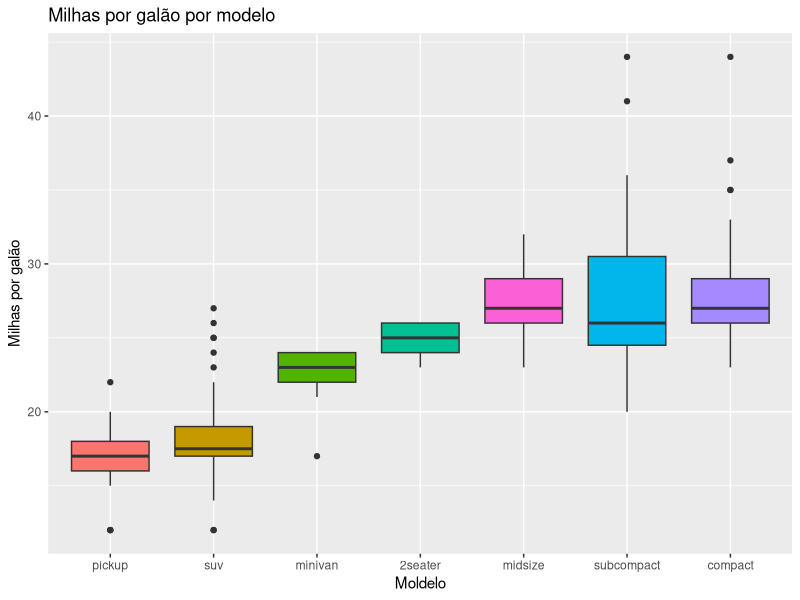
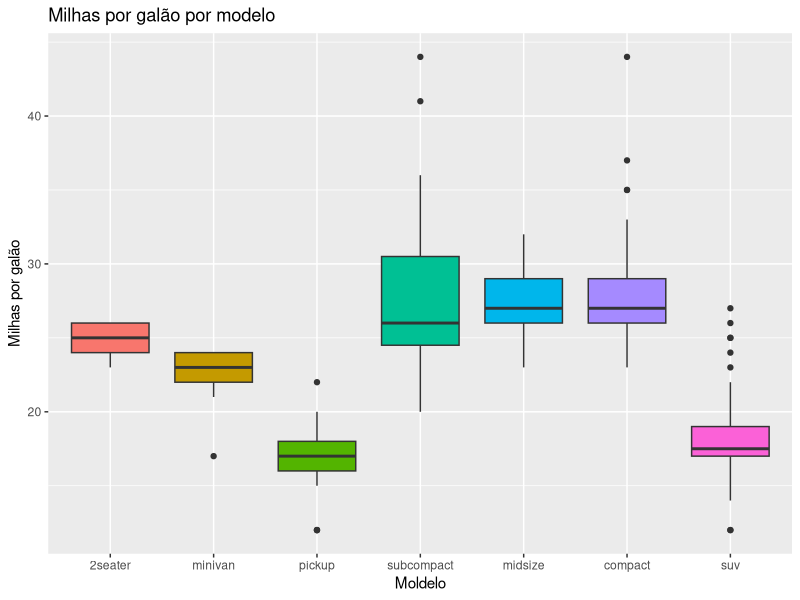
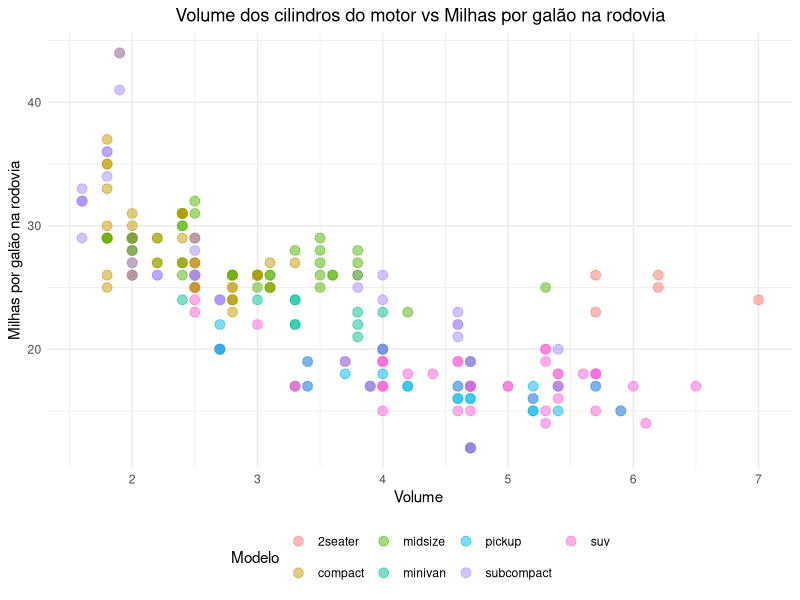
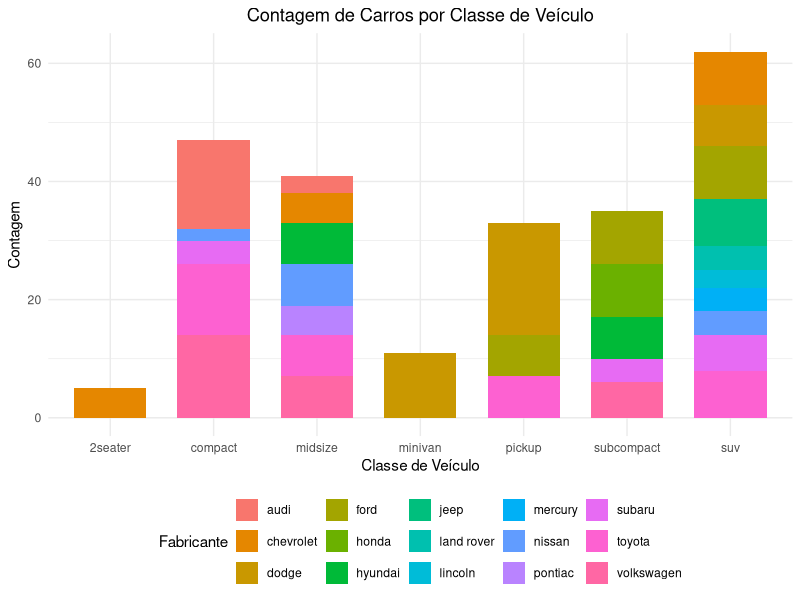
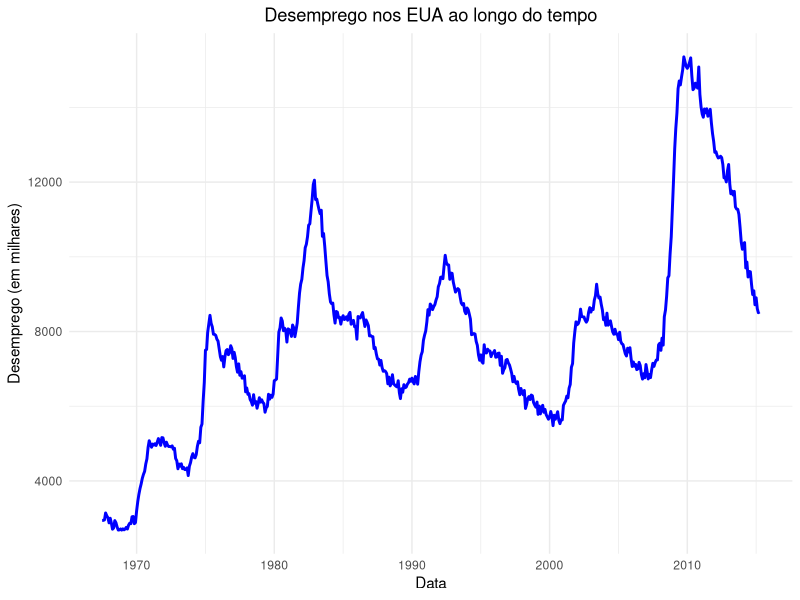
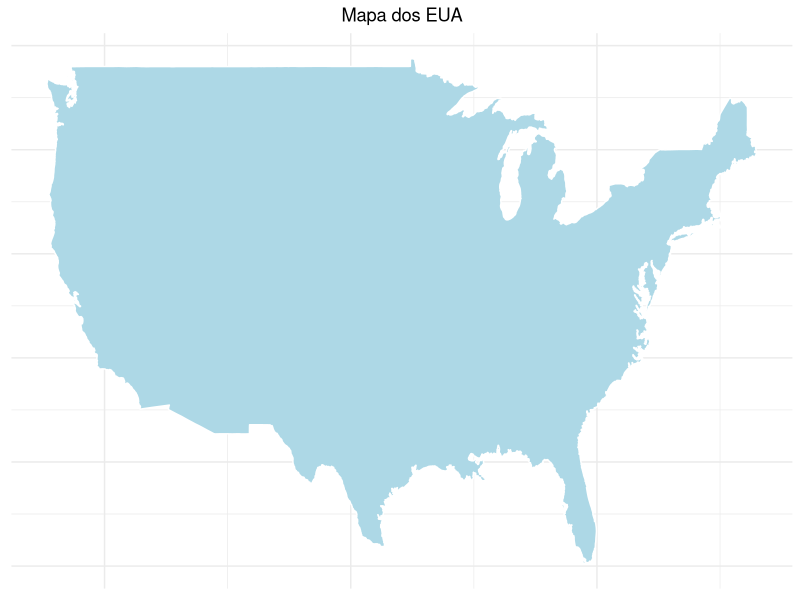
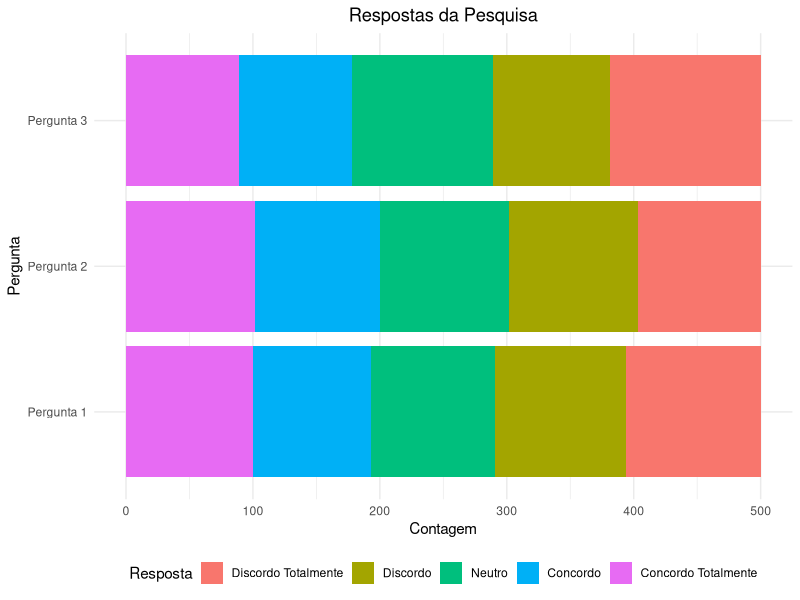

Recreate these plots in R, in order.
## ---- chunk 1
library(tidyverse)
## ---- chunk 2
# Using median
mpg %>%
    mutate(class = fct_reorder(class, hwy, .fun = "median")) %>%
    ggplot(aes(x = reorder(class, hwy), y = hwy, fill = class)) +
    geom_boxplot() +
    xlab("class") +
    theme(legend.position = "none") +
    ylab("Milhas por galão") +
    xlab("Moldelo") +
    ggtitle("Milhas por galão por modelo")

# Using number of observation per group
mpg %>%
    mutate(class = fct_reorder(class, hwy, .fun = "length")) %>%
    ggplot(aes(x = class, y = hwy, fill = class)) +
    geom_boxplot() +
    xlab("class") +
    theme(legend.position = "none") +
    ylab("Milhas por galão") +
    xlab("Moldelo") +
    ggtitle("Milhas por galão por modelo")
## ---- chunk 3
ggplot(mpg, aes(x = displ, y = hwy)) +
    geom_point(aes(color = class), alpha = 0.5, size = 3) +
    theme_minimal() +
    labs(
        title = "Volume dos cilindros do motor vs Milhas por galão na rodovia",
        x = "Volume ",
        y = "Milhas por galão na rodovia",
        color = "Modelo"
    ) +
    theme(
        plot.title = element_text(hjust = 0.5),
        legend.position = "bottom"
    )
## ---- chunk 4
# Carregar o pacote necessário
library(ggplot2)

# Criar o gráfico
ggplot(mpg, aes(x = class)) +
    geom_bar(aes(fill = manufacturer), width = 0.7) +
    theme_minimal() +
    labs(
        title = "Contagem de Carros por Classe de Veículo",
        x = "Classe de Veículo",
        y = "Contagem",
        fill = "Fabricante"
    ) +
    theme(
        plot.title = element_text(hjust = 0.5),
        legend.position = "bottom"
    )
## ---- chunk 5
# Carregar o pacote necessário
library(ggplot2)

# Criar o gráfico
ggplot(economics, aes(x = date, y = unemploy)) +
    geom_line(color = "blue", size = 1) +
    theme_minimal() +
    labs(
        title = "Desemprego nos EUA ao longo do tempo",
        x = "Data",
        y = "Desemprego (em milhares)"
    ) +
    theme(
        plot.title = element_text(hjust = 0.5)
    )
## ---- chunk 6
# Carregar os pacotes necessários
library(ggplot2)
library(maps)

# Obter os dados do mapa
usa_map <- map_data("usa")

# Criar o mapa
ggplot() +
    geom_polygon(data = usa_map, aes(x = long, y = lat, group = group), fill = "lightblue", color = "white") +
    theme_minimal() +
    labs(
        title = "Mapa dos EUA"
    ) +
    theme(
        plot.title = element_text(hjust = 0.5),
        axis.title.x = element_blank(),
        axis.title.y = element_blank(),
        axis.text.x = element_blank(),
        axis.text.y = element_blank(),
        axis.ticks = element_blank()
    )
## ---- chunk 7
# Carregar o pacote necessário
library(ggplot2)

# Criar dados de exemplo
set.seed(123)
data <- data.frame(
    Pergunta = rep(c("Pergunta 1", "Pergunta 2", "Pergunta 3"), each = 500),
    Resposta = factor(sample(1:5, 1500, replace = TRUE), levels = 1:5, labels = c("Discordo Totalmente", "Discordo", "Neutro", "Concordo", "Concordo Totalmente"))
)

# Calcular a contagem de respostas para cada pergunta
data_count <- table(data$Pergunta, data$Resposta)

# Converter a tabela em um data frame para plotagem
data_plot <- as.data.frame(data_count)
names(data_plot) <- c("Pergunta", "Resposta", "Contagem")

# Criar o gráfico Likert
ggplot(data_plot, aes(x = Pergunta, y = Contagem, fill = Resposta)) +
    geom_bar(stat = "identity") +
    coord_flip() +
    theme_minimal() +
    labs(
        title = "Respostas da Pesquisa",
        x = "Pergunta",
        y = "Contagem",
        fill = "Resposta"
    ) +
    theme(
        plot.title = element_text(hjust = 0.5),
        legend.position = "bottom"
    )

